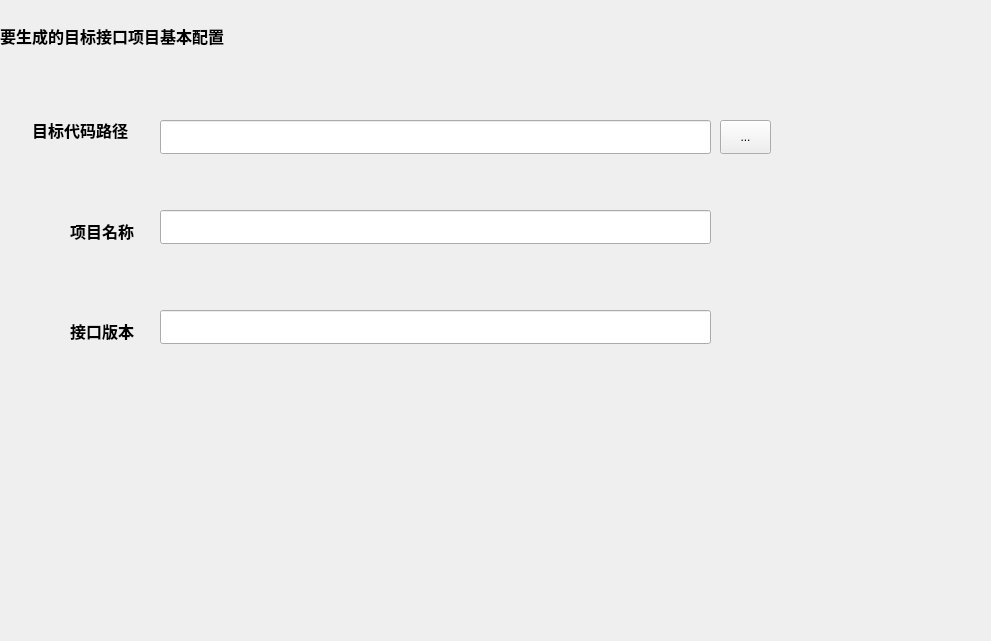
          <widget class="QWidget" name="scrollAreaWidgetContents_9">
           <property name="geometry">
            <rect>
             <x>0</x>
             <y>0</y>
             <width>991</width>
             <height>641</height>
            </rect>
           </property>
           <widget class="QLineEdit" name="lineEdit_2">
            <property name="geometry">
             <rect>
              <x>160</x>
              <y>210</y>
              <width>551</width>
              <height>34</height>
             </rect>
            </property>
           </widget>
           <widget class="QLineEdit" name="lineEdit_3">
            <property name="geometry">
             <rect>
              <x>160</x>
              <y>310</y>
              <width>551</width>
              <height>34</height>
             </rect>
            </property>
           </widget>
           <widget class="QLabel" name="label_8">
            <property name="geometry">
             <rect>
              <x>70</x>
              <y>215</y>
              <width>91</width>
              <height>31</height>
             </rect>
            </property>
            <property name="font">
             <font>
              <family>Microsoft YaHei</family>
              <pointsize>12</pointsize>
              <bold>true</bold>
             </font>
            </property>
            <property name="text">
             <string>项目名称</string>
            </property>
           </widget>
           <widget class="QToolButton" name="toolButton_file">
            <property name="geometry">
             <rect>
              <x>720</x>
              <y>120</y>
              <width>51</width>
              <height>34</height>
             </rect>
            </property>
            <property name="text">
             <string>...</string>
            </property>
           </widget>
           <widget class="QLabel" name="label_5">
            <property name="geometry">
             <rect>
              <x>32</x>
              <y>120</y>
              <width>131</width>
              <height>20</height>
             </rect>
            </property>
            <property name="font">
             <font>
              <family>Microsoft YaHei</family>
              <pointsize>12</pointsize>
              <bold>true</bold>
             </font>
            </property>
            <property name="text">
             <string>目标代码路径</string>
            </property>
           </widget>
           <widget class="QLineEdit" name="lineEdit">
            <property name="geometry">
             <rect>
              <x>160</x>
              <y>120</y>
              <width>551</width>
              <height>34</height>
             </rect>
            </property>
           </widget>
           <widget class="QLabel" name="label_10">
            <property name="geometry">
             <rect>
              <x>70</x>
              <y>315</y>
              <width>91</width>
              <height>31</height>
             </rect>
            </property>
            <property name="font">
             <font>
              <family>Microsoft YaHei</family>
              <pointsize>12</pointsize>
              <bold>true</bold>
             </font>
            </property>
            <property name="text">
             <string>接口版本</string>
            </property>
           </widget>
           <widget class="QLabel" name="label_11">
            <property name="geometry">
             <rect>
              <x>0</x>
              <y>0</y>
              <width>431</width>
              <height>71</height>
             </rect>
            </property>
            <property name="font">
             <font>
              <family>Microsoft YaHei</family>
              <pointsize>12</pointsize>
              <bold>true</bold>
             </font>
            </property>
            <property name="text">
             <string>要生成的目标接口项目基本配置</string>
            </property>
           </widget>
          </widget>
